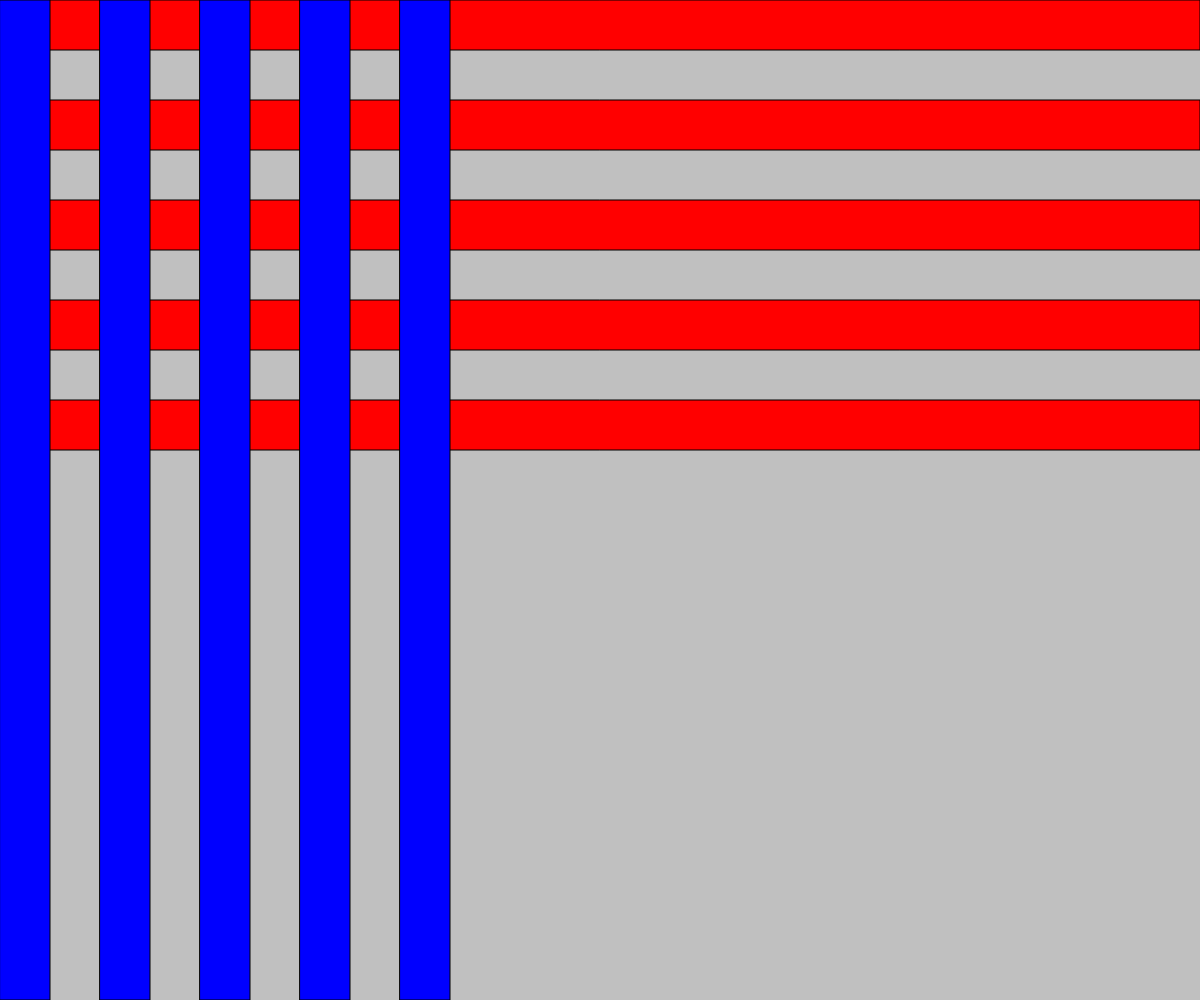
Frame 1 (no input)
Frame 2 (the mouse pressed at the canvas centre, redrawn once): identical to frame 1, image omitted

The p5.js sketch that drew this single still picture (run headless with seeded random() and noise() and a simulated clock; the mouse was pressed at the canvas centre and the sketch redrawn once):

// p5.js sketch
// ── sketch.js
"use strict"

function setup(){
	createCanvas(windowWidth, windowHeight);
	noLoop();
}

function draw(){
	background("silver");

	//==========
	// 横縞

	fill("red");
	// 5回繰り返す処理
	for(let i=0; i<5; i++){
		let x = 0;
		let y = 100 * i;
		rect(x, y, width, 50);
	}

	//==========
	// 縦縞

	fill("blue");
	// 5回繰り返す処理
	for(let i=0; i<5; i++){
		let x = 100 * i;
		let y = 0;
		rect(x, y, 50, height);
	}
}
